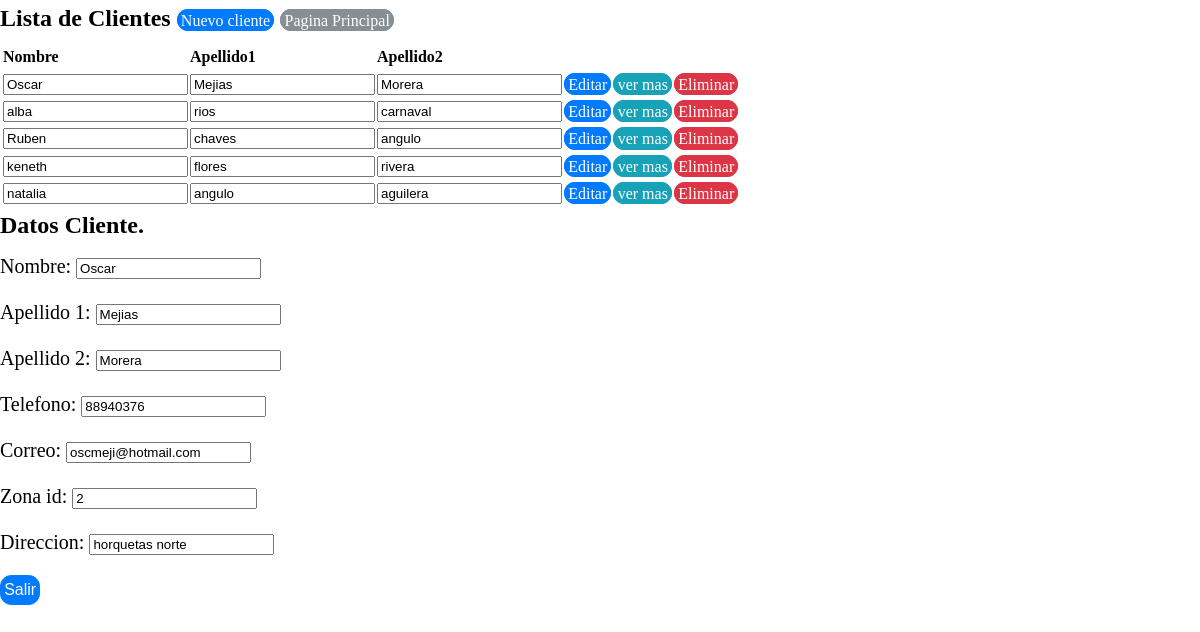
Screenshot of /view/registrocliente/RegistroCliente.php?action=ver&id=7 with the database file from the repository.
### tables this page shows
CREATE TABLE `tbclientes` (
  `clienteid` int(20) NOT NULL,
  `personaid` varchar(20) NOT NULL,
  `clientedireccionexacta` varchar(200) NOT NULL,
  `clientedescuento` double NOT NULL,
  `clienteacumulado` int(11) NOT NULL,
  `clienteestado` tinyint(1) NOT NULL
);

CREATE TABLE `tbpersonas` (
  `personaid` int(20) NOT NULL,
  `personanombre` varchar(20) NOT NULL,
  `personaapellido1` varchar(20) NOT NULL,
  `personaapellido2` varchar(20) NOT NULL,
  `personatelefono` int(11) NOT NULL,
  `personacorreo` varchar(50) NOT NULL,
  `zonaid` varchar(20) NOT NULL,
  `personaestado` tinyint(1) NOT NULL
);

### business/clientebusiness/clienteBusiness.php (called while the page is built, shortened)
<?php
class clienteBusiness {
   private $DataCliente;
    public function clienteBusiness() {
        require_once '../../data/datacliente/DataCliente.php';
        $this->DataCliente= new DataCliente();
    }
    public function mostrarClientes() {
        return $this->DataCliente->mostrarClientes();
    }
    public function buscarCliente($clienteid) {
        return $this->DataCliente->buscarCliente($clienteid);
    }
}
?>

### data/datacliente/DataCliente.php (called while the page is built, shortened)
<?php
class DataCliente {
        private $conexion;
    function DataCliente() {
        include_once '../../data/dbconexion/Conexion.php';
        $this->conexion = new Conexion();
    }
    public function buscarCliente($clienteid) {
        if ($this->conexion->crearConexion()->set_charset('utf8')) {
            $array = array();
            $buscarcliente = $this->conexion->crearConexion()->query("SELECT
                e.clienteid,p.personanombre,
                p.personaapellido1,p.personaapellido2
                ,p.personatelefono,
                p.personacorreo,p.zonaid,
                e.clientedireccionexacta
                FROM tbclientes e
                INNER JOIN tbpersonas p ON e.personaid= p.personaid
                WHERE p.personanombre='".$clienteid."' AND e.clienteestado=1 OR
                e.clienteid='".$clienteid."' AND e.clienteestado=1 OR
                p.personatelefono='".$clienteid."' AND e.clienteestado=1;");
            $this->conexion->cerrarConexion();
            while ($resultado = $buscarcliente->fetch_assoc()) {
                array_push($array, $resultado);
            }
            return $array;
        }
    }
    public function mostrarClientes() {
        if ($this->conexion->crearConexion()->set_charset('utf8')) {
            $array = array();
            $mostrarclientes = $this->conexion->crearConexion()->query("SELECT *
                FROM tbclientes e
                INNER JOIN tbpersonas p ON e.personaid= p.personaid
                INNER JOIN tbzonas z ON p.zonaid= z.zonaid
                WHERE e.personaid=p.personaid AND e.clienteestado=1;");
            $this->conexion->cerrarConexion();
            while ($resultado = $mostrarclientes->fetch_assoc()) {
                array_push($array, $resultado);
            }
            return $array;
        }
    }
}
?>

### data/dbconexion/Conexion.php (called while the page is built, shortened)
<?php
class Conexion {
    private $server;
    private $user;
    private $password;
    private $dbname;
    function Conexion(){
        $this->server = "localhost";
        $this->user = "root";
        $this->password = "";
        $this->dbname = "bdexpressdjb";
    }
    function crearConexion(){
        $this->conexion  = mysqli_connect($this->server,$this->user,$this->password,$this->dbname);
        return $this->conexion;
    }
}

### view/registrocliente/RegistroCliente.php (the view, shortened to what this page needs)
<!DOCTYPE html>
<head>
    <link rel="stylesheet" href="../../css/estilo.css">
    <?php
    include '../../business/clientebusiness/clienteBusiness.php';
    ?>
</head>
<body>
    <?php
    $clienteBusiness = new clienteBusiness();
    $allBusiness = $clienteBusiness->mostrarClientes();
    ?>
    <h2>
        Lista de Clientes
        <a href="?action=registrar" class="btn btn-primary"> Nuevo cliente</a>
        <a href="../ventanaprincipalview/VentanaPrincipalView.php" class="btn btn-secondary">Pagina Principal</a>
    </h2>
    <form  action="RegistroCliente.php" method="Post">
        <table>
            <thead>
                <tr><th></th>
                    <th>Nombre</th>
                    <th >Apellido1</th>
                    <th >Apellido2</th>
                </tr>
            </thead>
            <?php foreach ($allBusiness as $current): ?>
                <tr>
                    <th><input type="hidden" name="clienteid" class="clienteid" value="<?php echo $current['clienteid']; ?>"/> </th>
                    <th><input type="text" name="personanombre" class="personanombre" value="<?php echo $current['personanombre']; ?>"/> </th>
                    <th><input type="text" name="personaapellido1" class="personaapellido1" value="<?php echo $current['personaapellido1']; ?>"/> </th>
                    <th><input type="text" name="personaapellido2" class="personaapellido2" value="<?php echo $current['personaapellido2']; ?>"/> </th>
                    <td><a href="?action=editar&id=<?php echo $current['clienteid']; ?> " class="btn btn-primary">Editar</a></td>
                    <td><a href="?action=ver&id=<?php echo $current['clienteid']; ?> "class="btn btn-info">ver mas</a></td>
                    <td><a href="?action=eliminar&id=<?php echo $current['clienteid']; ?> "class="btn btn-danger">Eliminar</a></td>
                </tr>
            <?php endforeach ?>
        </table>
    </form>
    <?php
    if (isset($_REQUEST['action'])) {
        switch ($_REQUEST['action']) {
            case 'ver':
                $Obtenida = $clienteBusiness->buscarCliente($_REQUEST['id']);
                foreach ($Obtenida as $current) {
                    echo '<form  action="RegistroCliente.php" method="Post">';
                    echo '<h2>Datos Cliente.</h2>';
                    echo '<p>Nombre: <input type="text" name="personanombre" id="personanombre" value="' . $current['personanombre'] . '" readonly /></p>';
                    echo '<p>Apellido 1: <input type="text" name="personaapellido1" id="personaapellido1"  value="' . $current['personaapellido1'] . '" readonly /></p>';
                    echo '<p>Apellido 2: <input type="text" name="personaapellido2" id="personaapellido2"  value="' . $current['personaapellido2'] . '" readonly /></p>';
                    echo '<p>Telefono: <input type="text" name="personatelefono" id="personatelefono"  value="' . $current['personatelefono'] . '" readonly /></p>';
                    echo '<p>Correo: <input type="text" name="personacorreo" id="personacorreo"  value="' . $current['personacorreo'] . '" readonly /></p>';
                    echo '<p>Zona id: <input type="text" name="zonaid" id="zonaid""  value="' . $current['zonaid'] . '" readonly /></p>';
                    echo '<p>Direccion: <input type="text" name="clientedireccionexacta" id="clientedireccionexacta""  value="' . $current['clientedireccionexacta'] . '"  readonly /></p>';
                    echo '<p><input type="submit" class="btn btn-primary" value="Salir" name="salir" id="salir"/></p>';
                    echo '</form>';
                }
                break;
        }
    }
    ?>
</body>
</html>

### css/estilo.css (style rules this page uses)
body { margin: 0; font-family: verdana; font-size: 1rem; font-weight: normal; line-height: 1.5; color: black; background-color: window; }
h1, h2, h3, h4, h5, h6 { margin-top: 0; margin-bottom: .5rem; }
p { margin-top: 0; margin-bottom: 1rem; font-family: verdana; font-size: 20px; }
a { color: blue; text-decoration: none; background-color: transparent; -webkit-text-decoration-skip: objects; }
table { border-collapse: collapse; }
th { text-align: left; }
.btn { font-weight: normal; text-align: center; white-space: nowrap; vertical-align: middle; border: 1px solid transparent; padding: 0.1rem 0.2rem; font-size: 1rem; line-height: 1.5; border-radius: 0.70rem; transition: all 0.15s ease-in-out; }
.btn-primary { color: #fff; background-color: #007bff; border-color: #007bff; }
.btn-secondary { color: #fff; background-color: #868e96; border-color: #868e96; }
.btn-info { color: #fff; background-color: #17a2b8; border-color: #17a2b8; }
.btn-danger { color: #fff; background-color: #dc3545; border-color: #dc3545; }

### rows the page displays
tbclientes: personanombre "Oscar", personaapellido1 "Mejias", personaapellido2 "Morera", personatelefono "88940376", personacorreo "oscmeji@hotmail.com", zonaid "2", clientedireccionexacta "horquetas norte"
tbclientes: personanombre "alba", personaapellido1 "rios", personaapellido2 "carnaval"
tbclientes: personanombre "Ruben", personaapellido1 "chaves", personaapellido2 "angulo"
tbclientes: personanombre "keneth", personaapellido1 "flores", personaapellido2 "rivera"
tbclientes: personanombre "natalia", personaapellido1 "angulo", personaapellido2 "aguilera"
